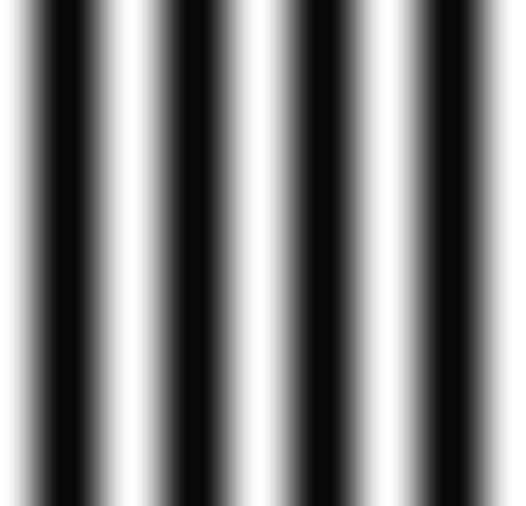
#> input picture data/images_general/sin1.png, 526 x 506 px
$ python example08.py
#> lines starting #> are read from the running program, lines starting #| are printed output that depends on the picture
"""!
@brief Example 8
@details: FFT2 Examples  - visual interpretation of FFT2
(log is not used for visualization reasons - the examples need to look quite
"binary")
@author Theodoros Giannakopoulos {tyiannak@gmail.com}
"""
import cv2
import matplotlib.pyplot as plt
import numpy as np
from scipy import fftpack

def demo_fft_2(file_path):
#> called with file_path = '../data/images_general/sin1.png'
    img = cv2.cvtColor(cv2.imread(file_path), cv2.COLOR_BGR2GRAY)
#> img: shape (506, 526); min 6, max 255, mean 129.1
    fft = (np.abs(fftpack.fftshift(fftpack.fft2(img))))
    h, w = fft.shape
#> h = 506; w = 526
    c1, c2 = int(h / 2), int(w / 2)
#> c1 = 253; c2 = 263
    fft_cut = fft[c1 - int(0.025 * h): c1 + int(0.025 * h),
                c2 - int(0.025 * w): c2 + int(0.025 * w)]
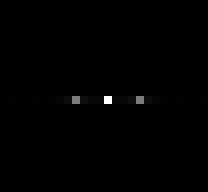
#> fft_cut: shape (24, 26) float64 (shown 8 times larger); min 0, max 34368532, mean 134853.2; drawn with min black and max white
    return img, fft, fft_cut
im1, fft1, fft_z1 = demo_fft_2('../data/images_general/sin1.png')
im3, fft3, fft_z2 = demo_fft_2('../data/images_general/sin3.png')
#> call 2 of demo_fft_2, with file_path = '../data/images_general/sin3.png'
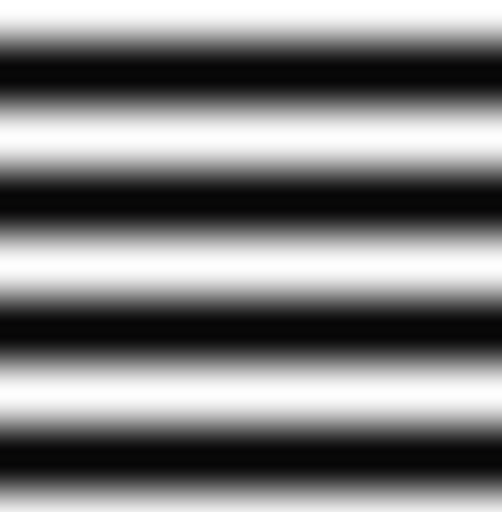
#> input picture data/images_general/sin3.png, 504 x 512 px
#> in demo_fft_2 (call 2), `fft_cut = fft[c1 - int(0.025 * h): c1 + int(0.025 * h), c2 - int(0.025..`:
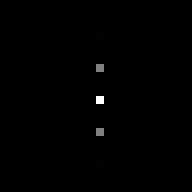
#> fft_cut: shape (24, 24) float64 (shown 8 times larger); min 118.3, max 32596948, mean 126508.4; drawn with min black and max white
im4, fft4, fft_z4 = demo_fft_2('../data/images_general/sin4.png')
#> call 3 of demo_fft_2, with file_path = '../data/images_general/sin4.png'
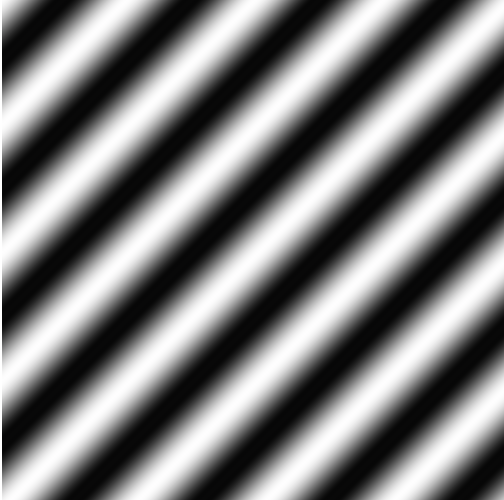
#> input picture data/images_general/sin4.png, 504 x 500 px
im5, fft5, fft_z5 = demo_fft_2('../data/images_general/sin5.png')
#> call 4 of demo_fft_2, with file_path = '../data/images_general/sin5.png'
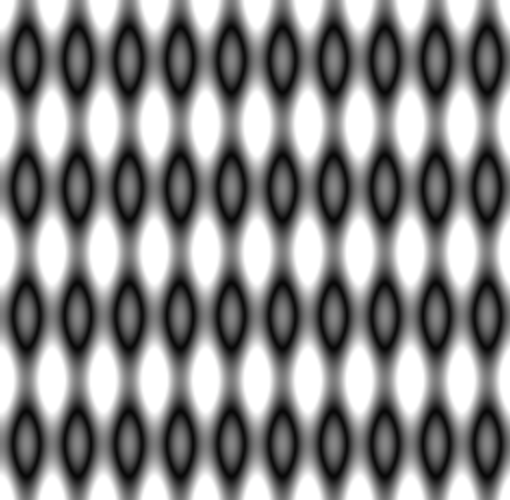
#> input picture data/images_general/sin5.png, 510 x 500 px
plt.subplot(4, 2, 1); plt.imshow(im1, cmap='gray'); plt.title("image")
plt.axis('off')
plt.subplot(4, 2, 2); plt.imshow(fft_z1, cmap='gray'); plt.title("fft x20 zoom")
plt.axis('off')
plt.subplot(4, 2, 3); plt.imshow(im3, cmap='gray'); plt.title("image")
plt.axis('off')
plt.subplot(4, 2, 4); plt.imshow(fft_z2, cmap='gray'); plt.title("fft x20 zoom")
plt.axis('off')
plt.subplot(4, 2, 5); plt.imshow(im4, cmap='gray'); plt.title("image")
plt.axis('off')
plt.subplot(4, 2, 6); plt.imshow(fft_z4, cmap='gray'); plt.title("fft x20 zoom")
plt.subplot(4, 2, 7); plt.imshow(im5, cmap='gray'); plt.title("image")
plt.axis('off')
plt.subplot(4, 2, 8); plt.imshow(fft_z5, cmap='gray'); plt.title("fft x20 zoom")
plt.axis('off')
plt.show()
